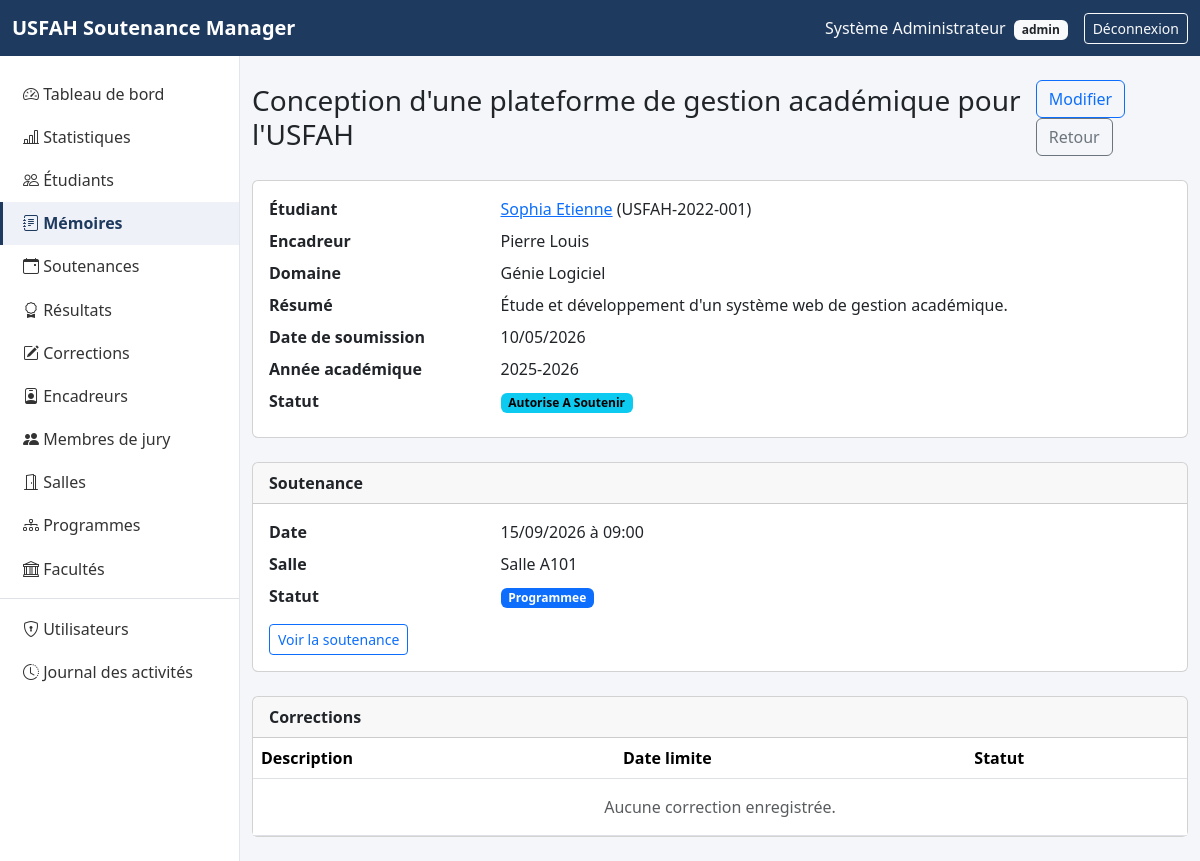
The app's page /theses/show.php?id=1 (signed in) with its own data.
### tables this page shows
CREATE TABLE theses (
    id                 INT UNSIGNED AUTO_INCREMENT PRIMARY KEY,
    student_id         INT UNSIGNED NOT NULL,
    titre              VARCHAR(255) NOT NULL,
    resume             TEXT NULL,
    domaine_recherche  VARCHAR(150) NULL,
    supervisor_id      INT UNSIGNED NULL,
    date_soumission    DATE NULL,
    annee_academique   VARCHAR(20) NOT NULL,
    statut             ENUM('en_preparation','soumis','valide','a_corriger','autorise_a_soutenir','soutenu')
                       NOT NULL DEFAULT 'en_preparation',
    created_at         TIMESTAMP NOT NULL DEFAULT CURRENT_TIMESTAMP,
    CONSTRAINT fk_theses_student    FOREIGN KEY (student_id)    REFERENCES students(id),
    CONSTRAINT fk_theses_supervisor FOREIGN KEY (supervisor_id) REFERENCES supervisors(id)
);

CREATE TABLE students (
    id                INT UNSIGNED AUTO_INCREMENT PRIMARY KEY,
    matricule         VARCHAR(30)  NOT NULL UNIQUE,
    last_name         VARCHAR(100) NOT NULL,
    first_name        VARCHAR(100) NOT NULL,
    sexe              ENUM('M','F') NULL,
    date_naissance    DATE NULL,
    email             VARCHAR(150) NOT NULL UNIQUE,
    telephone         VARCHAR(30)  NULL,
    faculty_id        INT UNSIGNED NULL,
    program_id        INT UNSIGNED NULL,
    niveau            VARCHAR(50)  NULL,
    annee_academique  VARCHAR(20)  NOT NULL,
    statut            ENUM('actif','inactif') NOT NULL DEFAULT 'actif',
    created_at        TIMESTAMP NOT NULL DEFAULT CURRENT_TIMESTAMP,
    CONSTRAINT fk_students_faculty FOREIGN KEY (faculty_id) REFERENCES faculties(id),
    CONSTRAINT fk_students_program FOREIGN KEY (program_id) REFERENCES programs(id)
);

CREATE TABLE supervisors (
    id           INT UNSIGNED AUTO_INCREMENT PRIMARY KEY,
    last_name    VARCHAR(100) NOT NULL,
    first_name   VARCHAR(100) NOT NULL,
    email        VARCHAR(150) NOT NULL UNIQUE,
    telephone    VARCHAR(30)  NULL,
    specialite   VARCHAR(150) NULL,
    institution  VARCHAR(150) NULL,
    grade        VARCHAR(100) NULL,
    created_at   TIMESTAMP NOT NULL DEFAULT CURRENT_TIMESTAMP
);

CREATE TABLE defenses (
    id          INT UNSIGNED AUTO_INCREMENT PRIMARY KEY,
    thesis_id   INT UNSIGNED NOT NULL UNIQUE,
    date        DATE NOT NULL,
    heure       TIME NOT NULL,
    room_id     INT UNSIGNED NOT NULL,
    statut      ENUM('programmee','reportee','realisee','annulee') NOT NULL DEFAULT 'programmee',
    created_at  TIMESTAMP NOT NULL DEFAULT CURRENT_TIMESTAMP,
    CONSTRAINT fk_defenses_thesis FOREIGN KEY (thesis_id) REFERENCES theses(id),
    CONSTRAINT fk_defenses_room   FOREIGN KEY (room_id)   REFERENCES rooms(id),
    CONSTRAINT uq_room_slot UNIQUE (room_id, date, heure)
);

CREATE TABLE rooms (
    id             INT UNSIGNED AUTO_INCREMENT PRIMARY KEY,
    nom_numero     VARCHAR(50) NOT NULL,
    campus         VARCHAR(100) NULL,
    capacite       INT NULL,
    disponibilite  ENUM('disponible','indisponible') NOT NULL DEFAULT 'disponible',
    description    TEXT NULL,
    created_at     TIMESTAMP NOT NULL DEFAULT CURRENT_TIMESTAMP
);

### theses/show.php (the view, shortened to what this page needs)
<?php
require_once __DIR__ . '/../config/database.php';
require_once __DIR__ . '/../includes/functions.php';
$id = (int) get_param('id', 0);
$stmt = $pdo->prepare('
    SELECT t.*, s.first_name AS student_first, s.last_name AS student_last, s.matricule,
           sp.first_name AS sup_first, sp.last_name AS sup_last
    FROM theses t
    JOIN students s ON s.id = t.student_id
    LEFT JOIN supervisors sp ON sp.id = t.supervisor_id
    WHERE t.id = ?
');
$stmt->execute([$id]);
$thesis = $stmt->fetch();
$defense_stmt = $pdo->prepare('SELECT d.*, r.nom_numero FROM defenses d JOIN rooms r ON r.id = d.room_id WHERE d.thesis_id = ?');
$defense_stmt->execute([$id]);
$defense = $defense_stmt->fetch();
$corrections_stmt = $pdo->prepare('SELECT * FROM corrections WHERE thesis_id = ? ORDER BY date_limite ASC');
$corrections_stmt->execute([$id]);
$corrections = $corrections_stmt->fetchAll();
require __DIR__ . '/../includes/header.php';
?>
<div class="d-flex justify-content-between align-items-center mb-4">
    <h1 class="h3 mb-0"><?= e($thesis['titre']) ?></h1>
    <div>
        <a href="edit.php?id=<?= $id ?>" class="btn btn-outline-primary">Modifier</a>
        <a href="index.php" class="btn btn-outline-secondary">Retour</a>
    </div>
</div>
<div class="card mb-4"><div class="card-body">
    <dl class="row mb-0">
        <dt class="col-sm-3">Étudiant</dt><dd class="col-sm-9"><a href="<?= BASE_URL ?>/students/show.php?id=<?= $thesis['student_id'] ?>"><?= e($thesis['student_first'] . ' ' . $thesis['student_last']) ?></a> (<?= e($thesis['matricule']) ?>)</dd>
        <dt class="col-sm-3">Encadreur</dt><dd class="col-sm-9"><?= e($thesis['sup_first'] ? $thesis['sup_first'] . ' ' . $thesis['sup_last'] : '—') ?></dd>
        <dt class="col-sm-3">Domaine</dt><dd class="col-sm-9"><?= e($thesis['domaine_recherche'] ?? '—') ?></dd>
        <dt class="col-sm-3">Résumé</dt><dd class="col-sm-9"><?= nl2br(e($thesis['resume'] ?? '—')) ?></dd>
        <dt class="col-sm-3">Date de soumission</dt><dd class="col-sm-9"><?= format_date($thesis['date_soumission']) ?></dd>
        <dt class="col-sm-3">Année académique</dt><dd class="col-sm-9"><?= e($thesis['annee_academique']) ?></dd>
        <dt class="col-sm-3">Statut</dt><dd class="col-sm-9"><?= status_badge($thesis['statut']) ?></dd>
    </dl>
</div></div>
<div class="card mb-4">
    <div class="card-header fw-semibold">Soutenance</div>
    <div class="card-body">
        <?php if ($defense): ?>
            <dl class="row mb-0">
                <dt class="col-sm-3">Date</dt><dd class="col-sm-9"><?= format_date($defense['date']) ?> à <?= e(substr($defense['heure'], 0, 5)) ?></dd>
                <dt class="col-sm-3">Salle</dt><dd class="col-sm-9"><?= e($defense['nom_numero']) ?></dd>
                <dt class="col-sm-3">Statut</dt><dd class="col-sm-9"><?= status_badge($defense['statut']) ?></dd>
            </dl>
            <a href="<?= BASE_URL ?>/defenses/show.php?id=<?= $defense['id'] ?>" class="btn btn-sm btn-outline-primary mt-2">Voir la soutenance</a>
        <?php else: ?>
            <p class="text-muted mb-2">Aucune soutenance programmée pour ce mémoire.</p>
            <a href="<?= BASE_URL ?>/defenses/create.php?thesis_id=<?= $id ?>" class="btn btn-sm btn-primary">Programmer une soutenance</a>
        <?php endif; ?>
    </div>
</div>
<div class="card">
    <div class="card-header fw-semibold">Corrections</div>
    <div class="table-responsive">
        <table class="table mb-0">
            <thead><tr><th>Description</th><th>Date limite</th><th>Statut</th></tr></thead>
            <tbody>
                <?php if (empty($corrections)): ?>
                    <tr><td colspan="3" class="text-center text-muted py-3">Aucune correction enregistrée.</td></tr>
                <?php endif; ?>
            </tbody>
        </table>
    </div>
</div>
<?php require __DIR__ . '/../includes/footer.php'; ?>

### includes/functions.php (shortened to what this page needs)
<?php
function e(?string $value): string
{
    return htmlspecialchars($value ?? '', ENT_QUOTES, 'UTF-8');
}
function get_param(string $key, $default = null)
{
    return $_GET[$key] ?? $default;
}
function format_date(?string $date): string
{
    $ts = strtotime($date);
    return $ts ? date('d/m/Y', $ts) : '—';
}
function status_badge(string $statut): string
{
    $map = [
        'actif' => 'success', 'inactif' => 'secondary',
        'en_preparation' => 'secondary', 'soumis' => 'info', 'valide' => 'primary',
        'a_corriger' => 'warning', 'autorise_a_soutenir' => 'info', 'soutenu' => 'success',
        'programmee' => 'primary', 'reportee' => 'warning', 'realisee' => 'success', 'annulee' => 'danger',
        'a_faire' => 'secondary', 'en_cours' => 'info', 'soumise' => 'warning', 'validee' => 'success',
        'admis' => 'success', 'admis_avec_corrections' => 'warning', 'ajourne' => 'danger',
        'disponible' => 'success', 'indisponible' => 'secondary',
    ];
    $color = $map[$statut] ?? 'secondary';
    $label = ucwords(str_replace('_', ' ', $statut));
    return '<span class="badge text-bg-' . $color . '">' . e($label) . '</span>';
}

### assets/css/style.css (style rules this page uses)
:root { --usfah-primary: #1f3a5f; --usfah-primary-dark: #142842; }
body { background-color: #f4f6f9; }
table.table thead { background-color: #eef2f8; }

### records on screen
theses: titre "Conception d'une plateforme de gestion académique pour l'USFAH", student.last_name "Sophia Etienne", student.matricule "USFAH-2022-001", supervisor.last_name "Pierre Louis", domaine_recherche "Génie Logiciel", resume "Étude et développement d'un système web de gestion académique.", date_soumission "10/05/2026", annee_academique "2025-2026", statut "Autorise A Soutenir"
defenses: date "15/09/2026", heure "09:00", room.nom_numero "Salle A101", statut "Programmee"

### other values on screen
$_SESSION['user_name'] "Système Administrateur"
current_user_role() "admin"
$label "Tableau de bord"
$label "Statistiques"
$label "Étudiants"
$label "Mémoires"
$label "Soutenances"
$label "Résultats"
$label "Corrections"
$label "Encadreurs"
$label "Membres de jury"
$label "Salles"
$label "Programmes"
$label "Facultés"
